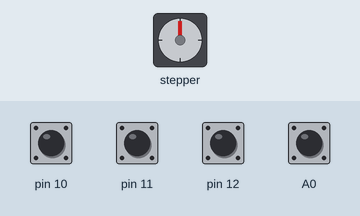
This sketch was run on a simulated Arduino Uno, built with avr-gcc and run on an emulated ATmega328P. On the bench: stepper motor. The inputs (shaded band) are chosen by the test bench; at power-on: A0, pin 10–12 HIGH. Stepper angles assume 2048 steps per turn.

Above: at 1.2 s.
1.3 s: pin 10 pulled LOW for 0.15 s
At 2.35 s:
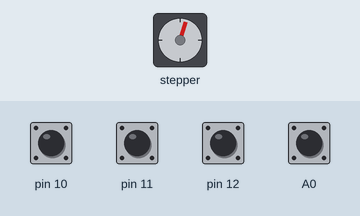
At 3.07 s:
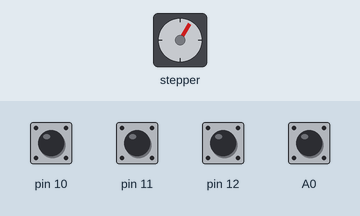
Timing chart, 0 to 21.8 s (numbered marks = the images above; inputs shaded):
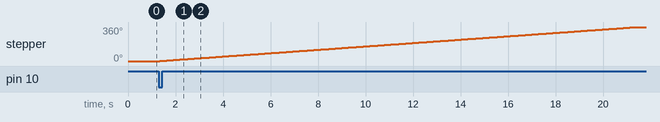

Measured:
- after the input at 1.3 s, stepper: turns 360° clockwise in 20.0 s, starting at once

The sketch:

motor_a_pasos_dipswitch.ino
```cpp
#include "binary.h"
#include <Stepper.h>      // incluye libreria stepper
Stepper motor1(2048, 6, 8, 7, 9);   // pasos completos
int config = 0;
int bin2int(int numvalues, ...)
{
    int total = 0;
    va_list values;
    va_start(values, numvalues);

    for(;numvalues > 0; numvalues--)
        if (!(digitalRead(va_arg(values, int))) )
            total += powint(2, numvalues-1);

    va_end(values);
    return total;

}
int powint(int base, int exponent)
{
    int result = 1;
    for(;exponent > 0; exponent--)
        result *= base;
    return result;
}
void setup()
{
  motor1.setSpeed(3);       // en RPM (valores de 1, 2 o 3 para 28BYJ-48)
  // Inicializa os pinos do DIP Switch como INPUT_PULLUP
  pinMode(A0, INPUT_PULLUP);
  pinMode(11, INPUT_PULLUP);
  pinMode(12, INPUT_PULLUP);
  pinMode(10, INPUT_PULLUP);
}

void loop()
{
  config = bin2int(4, A0,12,11,10);
  if (config == B1000)
  {
    motor1.step(512);// cantidad de pasos
    delay(5000);
  }
  if(config == B0100)
  {
    motor1.step(1024);// cantidad de pasos
    delay(5000);
  }
   if(config == B0010)
  {
    motor1.step(1536);// cantidad de pasos
    delay(5000);
  }
   if(config == B0001)
  {
    motor1.step(2048);// cantidad de pasos
    delay(5000);
  }

}
```
